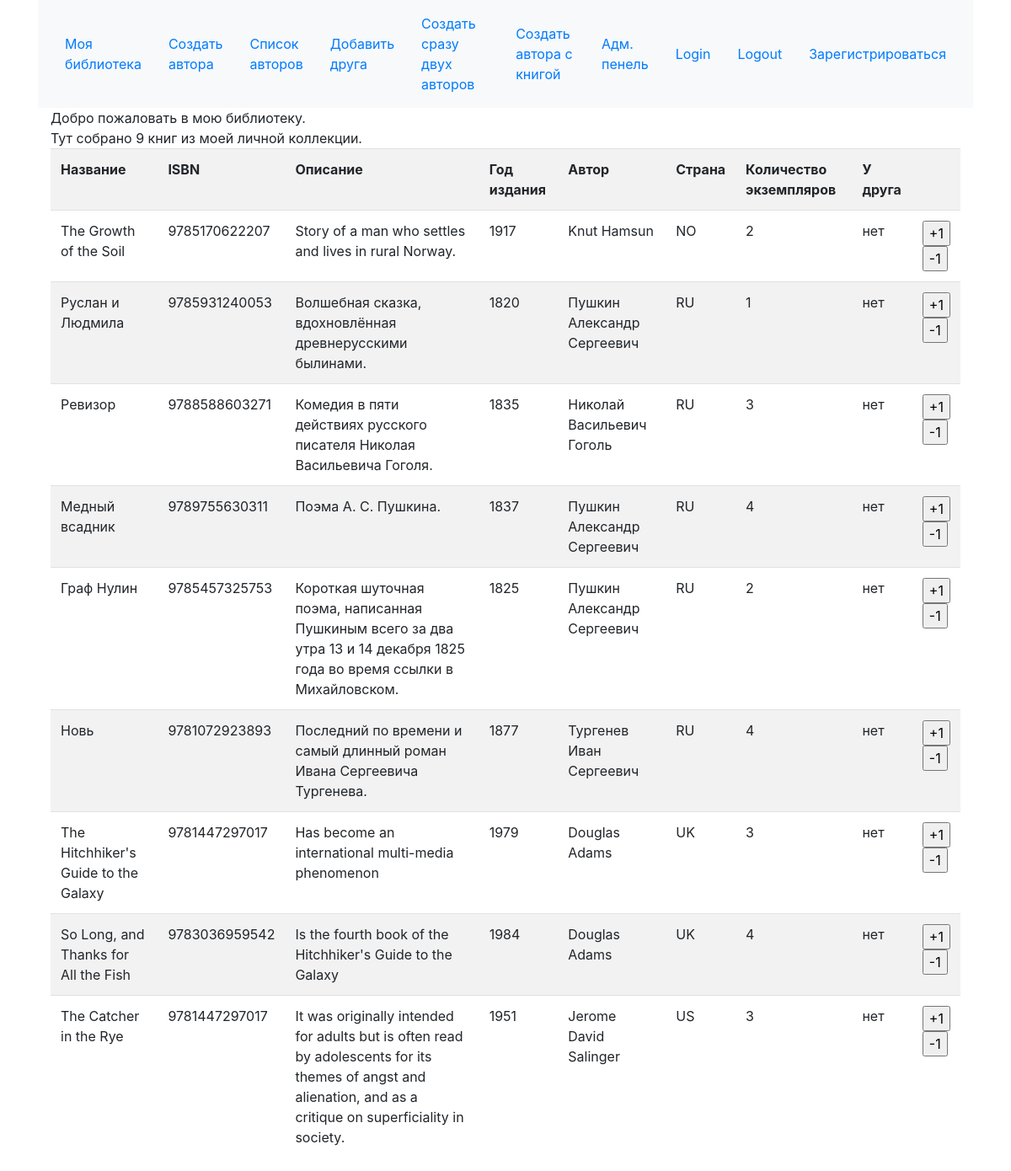
The page / on the database its author committed.
### p_library/models.py (models this page shows, shortened)
class Book(models.Model):
    ISBN = models.CharField(max_length=13)
    title = models.TextField()
    description = models.TextField()
    year_release = models.SmallIntegerField()
    author = models.ForeignKey(Author, on_delete=models.CASCADE)
    friend = models.ForeignKey(Friend, null=True, on_delete=models.SET_NULL)
    copy_count = models.SmallIntegerField(default=1)
    price = models.FloatField()

class Author(models.Model):
    full_name = models.TextField()
    birth_year = models.SmallIntegerField()
    country = models.CharField(max_length=2)

### p_library/views.py (the view)
# urls.py: path('', views.index, name='main'),
def index(request):
    template = loader.get_template('index.html')
    books = Book.objects.all()
    biblio_data = {
        "title": "мою библиотеку",
        "books": books,
    }
    return HttpResponse(template.render(biblio_data, request))

### p_library/templates/index.html (shortened to what this page needs)
{% extends 'base.html' %}
{% block content %}
<div class="container">
Добро пожаловать в {{ title }}. <br>
Тут собрано {{ books|length }} книг из моей личной коллекции. <br>
<table class="table table-striped">
    <th>Название</th>
      <th>ISBN</th>
      <th>Описание</th>
      <th>Год издания</th>
      <th>Автор</th>
      <th>Страна</th>
      <th>Количество экземпляров</th>
      <th>У друга</th>
      <th></th>
    {% for book in books %}
        <tr>
            <td>{{ book.title }}</td>
            <td>{{ book.ISBN }}</td>
            <td>{{ book.description }}</td>
            <td>{{ book.year_release }}</td>
            <td>{{ book.author.full_name }}</td>
            <td>{{ book.author.country }}</td>
            <td>{{ book.copy_count }}</td>
            {% if book.friend %}
              <td>{{ book.friend }}</td>
            {% else %}
            <td>нет</td>
            {%endif%}
            <td>
                <form action="/index/book_increment/" method="post" enctype="multipart/form-data">
                    <input type="submit" value="+1" />
                </form>
                <form action="/index/book_decrement/" method="post" enctype="multipart/form-data">
                    <input type="submit" value="-1" />
                </form>
            </td>
        </tr>
    {% endfor %}
</table>
</div>
{% endblock %}

### p_library/templates/base.html (shortened to what this page needs)
<!DOCTYPE html>
<html lang="en" dir="ltr">
  <head>
    <link rel="stylesheet" href="https://stackpath.bootstrapcdn.com/bootstrap/4.3.1/css/bootstrap.min.css">
  </head>
  <body>
    <div class="container">
    <nav class="navbar navbar-expand-lg navbar-light bg-light">
      <a class="nav-item nav-link active" href="../../index/"> Моя библиотека <span class="sr-only">(current)</span></a>
      <a class="nav-item nav-link" href="../../author/create">Создать автора</a>
      <a class="nav-item nav-link" href="../../authors">Список авторов</a>
      <a class="nav-item nav-link" href="../../friend/create">Добавить друга</a>
      <a class="nav-item nav-link" href="../../author/create_many">Создать сразу двух авторов</a>
      <a class="nav-item nav-link" href="../../author_book/create_many">Создать автора с книгой</a>
      <a class="nav-item nav-link" href="../../admin">Адм. пенель</a>
      <a class="nav-item nav-link" href=../../login/>Login</a>
      <a class="nav-item nav-link" href=../../logout/>Logout</a>
      <a class="nav-item nav-link" href=../../register/>Зарегистрироваться</a>
    </nav>
    </div>
    <div class="container">
    {% block content %}
    {% endblock %}
  </div>
  </body>
</html>

### rows shown on the page
Book: title "The Growth of the Soil", ISBN "9785170622207", description "Story of a man who settles and lives in rural Norway.", year_release "1917", author.full_name "Knut Hamsun", author.country "NO", copy_count "2", shows "нет"
Book: title "Руслан и Людмила", ISBN "9785931240053", description "Волшебная сказка, вдохновлённая древнерусскими былинами.", year_release "1820", author.full_name "Пушкин Александр Сергеевич", author.country "RU", copy_count "1", shows "нет"
Book: title "Ревизор", ISBN "9788588603271", description "Комедия в пяти действиях русского писателя Николая Васильевича Гоголя.", year_release "1835", author.full_name "Николай Васильевич Гоголь", author.country "RU", copy_count "3", shows "нет"
Book: title "Медный всадник", ISBN "9789755630311", description "Поэма А. С. Пушкина.", year_release "1837", author.full_name "Пушкин Александр Сергеевич", author.country "RU", copy_count "4", shows "нет"
Book: title "Граф Нулин", ISBN "9785457325753", description "Короткая шуточная поэма, написанная Пушкиным всего за два утра 13 и 14 декабря 1825 года во время ссылки в Михайловском.", year_release "1825", author.full_name "Пушкин Александр Сергеевич", author.country "RU", copy_count "2", shows "нет"
Book: title "Новь", ISBN "9781072923893", description "Последний по времени и самый длинный роман Ивана Сергеевича Тургенева.", year_release "1877", author.full_name "Тургенев Иван Сергеевич", author.country "RU", copy_count "4", shows "нет"
Book: title "The Hitchhiker's Guide to the Galaxy", ISBN "9781447297017", description "Has become an international multi-media phenomenon", year_release "1979", author.full_name "Douglas Adams", author.country "UK", copy_count "3", shows "нет"
Book: title "So Long, and Thanks for All the Fish", ISBN "9783036959542", description "Is the fourth book of the Hitchhiker's Guide to the Galaxy", year_release "1984", author.full_name "Douglas Adams", author.country "UK", copy_count "4", shows "нет"
Book: title "The Catcher in the Rye", ISBN "9781447297017", description "It was originally intended for adults but is often read by adolescents for its themes of angst and alienation, and as a critique on superficiality in society.", year_release "1951", author.full_name "Jerome David Salinger", author.country "US", copy_count "3", shows "нет"

### other values the page prints
{{ title }} "мою библиотеку"
{{ books|length }} "9"
